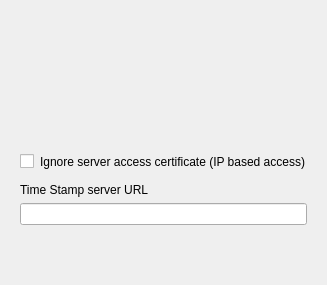
        <widget class="QWidget" name="pageAccessCert">
         <layout class="QVBoxLayout" name="pageAccessCertLayout">
          <property name="leftMargin">
           <number>20</number>
          </property>
          <property name="topMargin">
           <number>20</number>
          </property>
          <property name="rightMargin">
           <number>20</number>
          </property>
          <property name="bottomMargin">
           <number>20</number>
          </property>
          <item>
           <widget class="QLabel" name="txtAccessCert">
            <property name="minimumSize">
             <size>
              <width>0</width>
              <height>120</height>
             </size>
            </property>
            <property name="text">
             <string/>
            </property>
            <property name="textFormat">
             <enum>Qt::AutoText</enum>
            </property>
            <property name="alignment">
             <set>Qt::AlignLeading|Qt::AlignLeft|Qt::AlignTop</set>
            </property>
            <property name="wordWrap">
             <bool>true</bool>
            </property>
            <property name="openExternalLinks">
             <bool>true</bool>
            </property>
            <property name="textInteractionFlags">
             <set>Qt::TextBrowserInteraction</set>
            </property>
           </widget>
          </item>
          <item>
           <widget class="QCheckBox" name="chkIgnoreAccessCert">
            <property name="minimumSize">
             <size>
              <width>0</width>
              <height>31</height>
             </size>
            </property>
            <property name="styleSheet">
             <string notr="true">QCheckBox::indicator {
    width: 14px;
    height: 14px;
}

QCheckBox::indicator:unchecked {
    image: url(:/images/icon_checkbox.png);
}

QCheckBox::indicator:checked {
    image: url(:/images/icon_checkbox_check.png);
}</string>
            </property>
            <property name="text">
             <string>Ignore server access certificate (IP based access)</string>
            </property>
           </widget>
          </item>
          <item>
           <widget class="QLabel" name="lblTimeStamp">
            <property name="text">
             <string>Time Stamp server URL</string>
            </property>
           </widget>
          </item>
          <item>
           <widget class="QLineEdit" name="rdTimeStamp">
            <property name="clearButtonEnabled">
             <bool>true</bool>
            </property>
           </widget>
          </item>
          <item>
           <spacer name="pageAccessCertSpacer">
            <property name="orientation">
             <enum>Qt::Vertical</enum>
            </property>
            <property name="sizeHint" stdset="0">
             <size>
              <width>20</width>
              <height>40</height>
             </size>
            </property>
           </spacer>
          </item>
         </layout>
        </widget>
